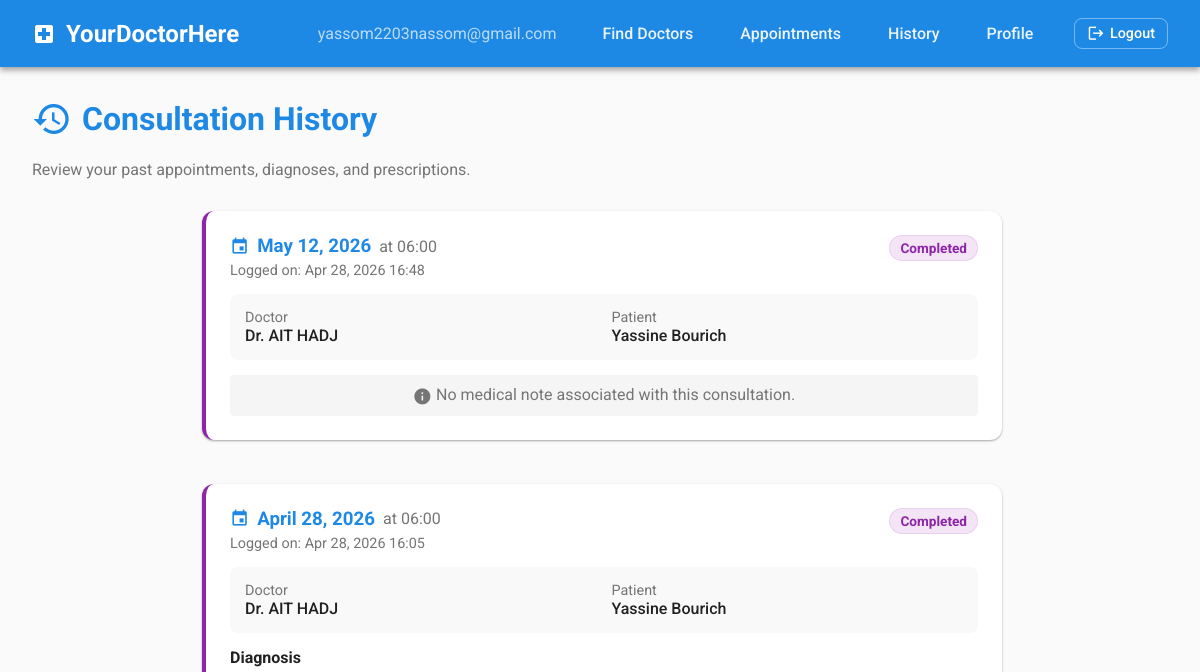
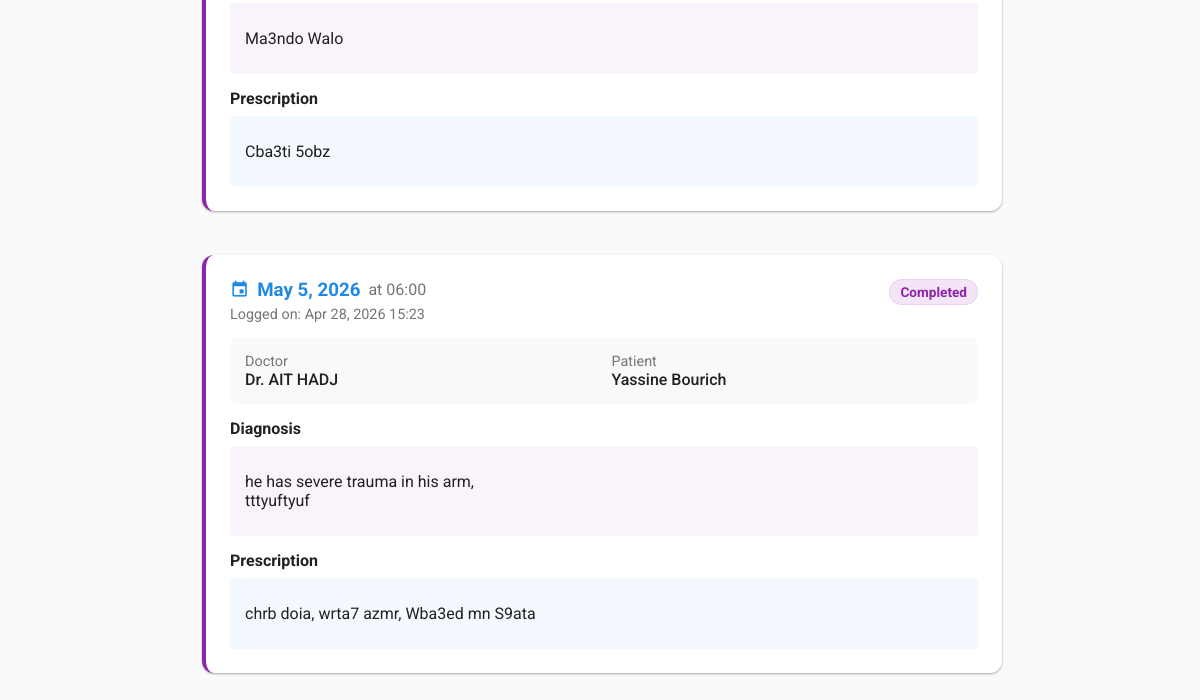
Page /medical/patients/me/history/ (signed in) on the earlier database version (2 pictures, top to bottom).
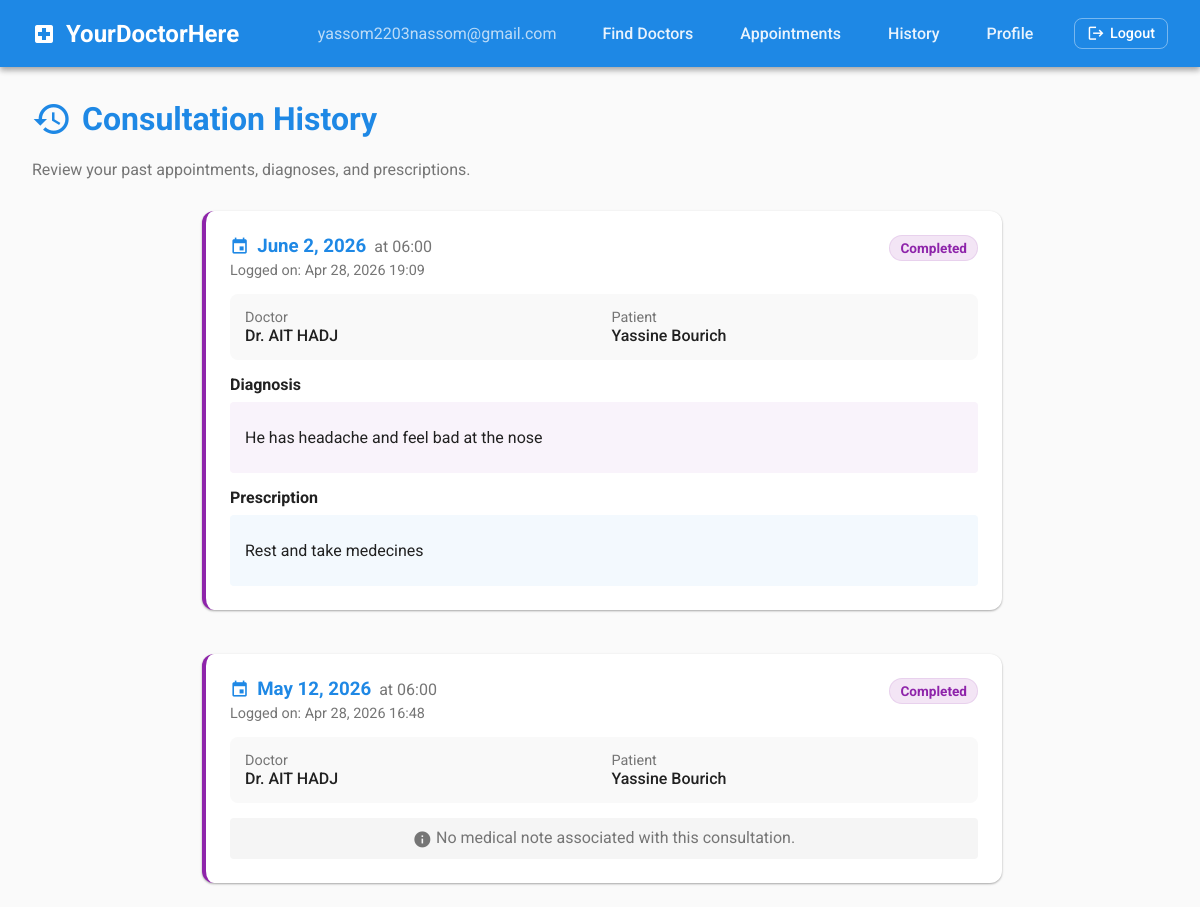
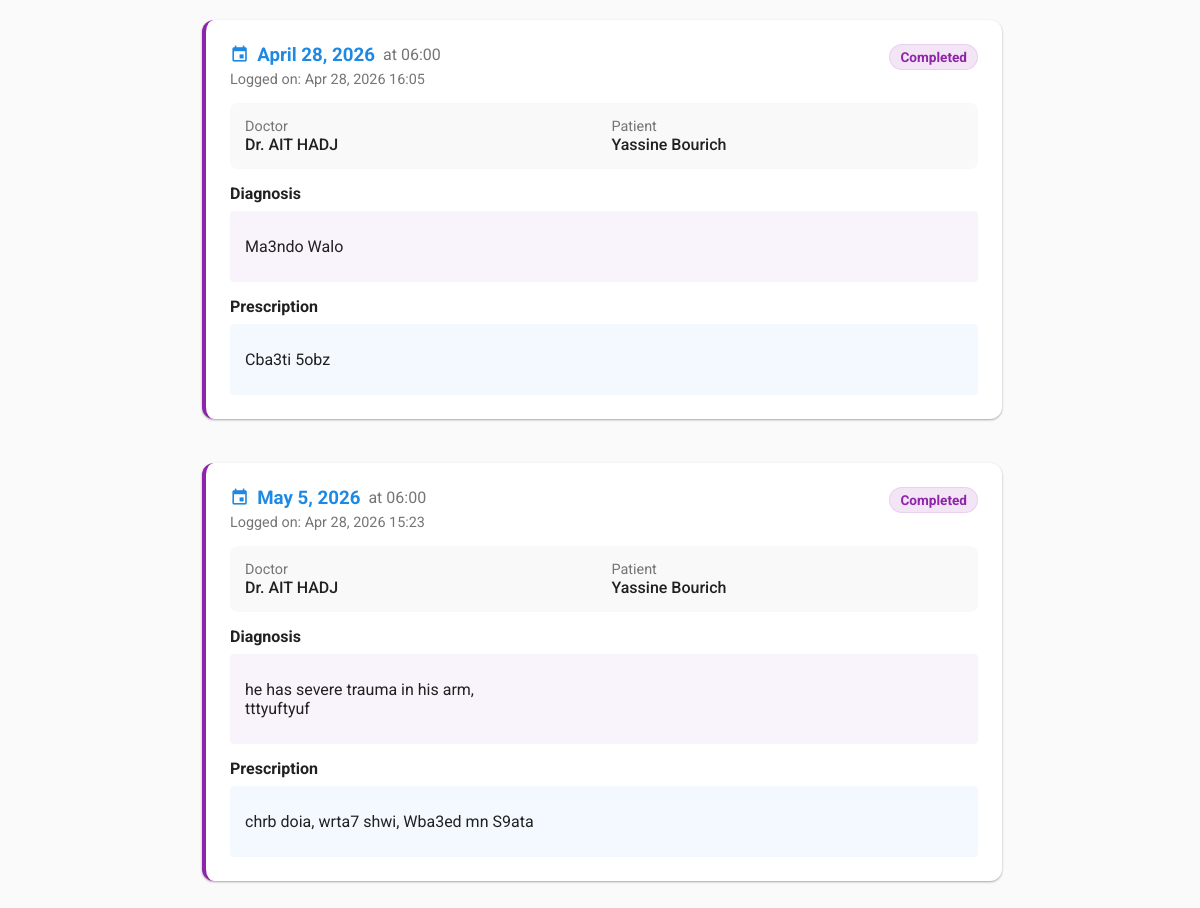
Same page on the later database version (2 pictures, top to bottom).
### users/models.py (models this page shows, shortened)
class User(AbstractUser):
    username = None
    email = models.EmailField(unique=True)
    entity = models.CharField(choices=Entity.choices, default=Entity.PATIENT)
    is_active = models.BooleanField(default=True)
    is_email_verified = models.BooleanField(default=False)
    USERNAME_FIELD = 'email'
    REQUIRED_FIELDS = ['entity']
    objects = UserManager()

class BaseProfile(models.Model):
    uuid = models.UUIDField(default=uuid.uuid4, editable=False, unique=True)
    first_name = models.CharField(max_length=50)
    last_name = models.CharField(max_length=50)
    avatar = models.ImageField(upload_to='avatars/%Y/%m', null=True, blank=True)
    Nationality = CountryField(blank_label='(select country)', default='MA')
    tel = models.CharField(max_length=20)
    address = models.TextField()
    class Meta:
        abstract = True

class Doctor(BaseProfile):
    user = models.OneToOneField(
        User,
        on_delete=models.CASCADE,
        related_name='doctor',
    )
    specialty = models.CharField(max_length=200, null=True, blank=True)
    license_number = models.CharField(max_length=50, unique = True)
    consultation_fee = models.DecimalField(max_digits=10, decimal_places=2)
    city = models.CharField(max_length=100)
    bio = models.TextField()
    is_verified = models.BooleanField(default=False)

class Patient(BaseProfile):
    user = models.OneToOneField(
        User,
        on_delete=models.CASCADE,
        related_name='patient',
    )
    birth_date = models.DateField(null=True, blank=True)
    gender = models.CharField(max_length=20, choices=Gender.choices, default=None)
    def __str__(self):
        return f"{self.first_name} {self.last_name}".strip()

### medical/models.py (models this page shows, shortened)
class PatientHistory(models.Model):
    at = models.DateTimeField(auto_now_add=True)
    patient = models.ForeignKey(
        'users.Patient',
        on_delete=models.PROTECT,
        related_name='history'
    )
    appointment = models.OneToOneField(
        Appointment,
        on_delete=models.PROTECT,
        related_name='history_entry'
    )
    class Meta:
        ordering = ['-at']

class Appointment(models.Model):
    uuid = models.UUIDField(default=uuid.uuid4, editable=False, unique=True)
    STATUS_CHOICES = [
        ('requested', 'Requested'),
        ('confirmed', 'Confirmed'),
        ('completed', 'Completed'),
        ('cancelled', 'Cancelled'),
    ]
    patient = models.ForeignKey(
        'users.Patient',
        on_delete=models.CASCADE,
        related_name='appointments'
    )
    doctor = models.ForeignKey(
        'users.Doctor',
        on_delete=models.CASCADE,
        related_name='appointments'
    )
    date = models.DateField()
    time_slot = models.TimeField()
    status = models.CharField(
        max_length=20,
        choices=STATUS_CHOICES,
        default='requested'
    )
    reason = models.TextField(blank=True)
    created_at = models.DateTimeField(auto_now_add=True)
    class Meta:
        ordering = ['-date', '-time_slot']
        constraints = [
            models.UniqueConstraint(
                fields=['doctor', 'date', 'time_slot'],
                condition=~Q(status='cancelled'),
                name='unique_active_appointment_per_doctor_slot',
            ),
        ]

class MedicalNote(models.Model):
    appointment = models.OneToOneField(
        Appointment,
        on_delete=models.CASCADE,
        related_name='note'
    )
    diagnosis = models.TextField()
    prescription = models.TextField(blank=True)
    created_at = models.DateTimeField(auto_now_add=True)
    updated_at = models.DateTimeField(auto_now=True)

### medical/views.py (the view)
# urls.py: path('patients/me/history/', views.my_history, name='my_history'),
@login_required
def my_history(request):
    history_entries = PatientHistory.objects.select_related(
        'patient',
        'appointment',
        'appointment__doctor',
        'appointment__note',
    )
    if request.user.entity == entities.PATIENT:
        patient = _current_patient(request.user)
        history_entries = history_entries.filter(patient=patient)
    elif request.user.entity == entities.DOCTOR:
        doctor = _current_doctor(request.user)
        history_entries = history_entries.filter(appointment__doctor=doctor)
    else:
        messages.error(request, "This account cannot access consultation history.")
        return redirect('home')
    return render(request, 'medical/my_history.html', {
        'history_entries': history_entries,
    })

### medical/views.py (called while the page is built)
def _current_patient(user):
    return Patient.objects.filter(user=user).first()

### medical/templates/medical/my_history.html (shortened to what this page needs)
{% extends 'base.html' %}
{% block content %}
<div style="margin-bottom: 2rem;">
    <h1 style="color: var(--primary-blue); display: flex; align-items: center; gap: 10px;">
        <span class="material-icons" style="font-size: 2.5rem;">history</span>
        Consultation History
    </h1>
    <p style="color: var(--text-secondary);">Review your past appointments, diagnoses, and prescriptions.</p>
</div>
{% if history_entries %}
    <div style="display: flex; flex-direction: column; gap: 20px; max-width: 800px; margin: 0 auto;">
    {% for entry in history_entries %}
        <div class="card" style="border-left: 4px solid var(--accent-purple); padding: 1.5rem;">
            <div style="display: flex; justify-content: space-between; align-items: flex-start; margin-bottom: 15px;">
                <div>
                    <h3 style="margin: 0 0 5px 0; color: var(--primary-blue); display: flex; align-items: center; gap: 8px;">
                        <span class="material-icons" style="font-size: 1.2rem;">event</span> {{ entry.appointment.date }}
                        <span style="font-weight: normal; font-size: 1rem; color: var(--text-secondary);">at {{ entry.appointment.time_slot|time:"H:i" }}</span>
                    </h3>
                    <p style="margin: 0; color: var(--text-secondary); font-size: 0.9rem;">
                        Logged on: {{ entry.at|date:'M d, Y H:i' }}
                    </p>
                </div>
                <span class="badge status-{{ entry.appointment.status }}">{{ entry.appointment.get_status_display }}</span>
            </div>
            <div style="display: grid; grid-template-columns: 1fr 1fr; gap: 15px; margin-bottom: 15px; background-color: #f9f9f9; padding: 15px; border-radius: 8px;">
                <div>
                    <p style="margin: 0; font-size: 0.9rem; color: var(--text-secondary);">Doctor</p>
                    <p style="margin: 0; font-weight: 500;">Dr. {{ entry.appointment.doctor.last_name }}</p>
                </div>
                <div>
                    <p style="margin: 0; font-size: 0.9rem; color: var(--text-secondary);">Patient</p>
                    <p style="margin: 0; font-weight: 500;">{{ entry.patient }}</p>
                </div>
            </div>
            {% if entry.appointment.note %}
                <div style="margin-top: 15px;">
                    <h4 style="margin-bottom: 8px; color: var(--text-primary); font-size: 1rem;">Diagnosis</h4>
                    <div style="background-color: rgba(142, 36, 170, 0.05); padding: 10px 15px; border-radius: 4px; margin-bottom: 15px;">
                        {{ entry.appointment.note.diagnosis|linebreaks }}
                    </div>
                    <h4 style="margin-bottom: 8px; color: var(--text-primary); font-size: 1rem;">Prescription</h4>
                    <div style="background-color: rgba(30, 136, 229, 0.05); padding: 10px 15px; border-radius: 4px;">
                        {{ entry.appointment.note.prescription|default:'<em style="color: #999;">No prescription provided.</em>'|linebreaks }}
                    </div>
                </div>
            {% else %}
                <div style="margin-top: 15px; padding: 10px; text-align: center; background-color: #f5f5f5; border-radius: 4px; color: var(--text-secondary);">
                    <span class="material-icons" style="vertical-align: middle; font-size: 1.2rem;">info</span> No medical note associated with this consultation.
                </div>
            {% endif %}
        </div>
    {% endfor %}
    </div>
{% endif %}
{% endblock %}

### templates/base.html (shortened to what this page needs)
{% load static %}
<!DOCTYPE html>
<html lang="en">
<head>
    <link rel="stylesheet" href="{% static 'css/style.css' %}">
</head>
<body>
    <header class="navbar">
        <a href="{% url 'home' %}" class="navbar-brand">
            <span class="material-icons">local_hospital</span>
            YourDoctorHere
        </a>
        <nav class="navbar-nav">
            {% if user.is_authenticated %}
                <span style="color: rgba(255,255,255,0.7); margin-right: 15px;">
                    {{ user.email }}
                </span>
                {% if user.entity == 'Patient' %}
                    <a href="{% url 'medical_doctor_directory' %}">Find Doctors</a>
                    <a href="{% url 'my_appointments' %}">Appointments</a>
                    <a href="{% url 'my_history' %}">History</a>
                    <a href="{% url 'patient_profile' user.patient.uuid %}">Profile</a>
                {% elif user.entity == 'Doctor' %}
                    <a href="{% url 'my_appointments' %}">Appointments</a>
                    <a href="{% url 'my_slots' %}">My Slots</a>
                    <a href="{% url 'my_history' %}">Consultations</a>
                    <a href="{% url 'doctor_profile' user.doctor.uuid %}">Profile</a>
                {% endif %}
                <a href="{% url 'logout' %}" style="margin-left: 10px; font-size: 0.9rem; padding: 6px 12px; border: 1px solid rgba(255,255,255,0.4); color: white; display: flex; align-items: center; gap: 5px; background: none; border-radius: 8px; text-decoration: none; transition: all 0.3s;">
                    <span class="material-icons" style="font-size: 1.1rem;">logout</span> Logout
                </a>
            {% else %}
                <a href="{% url 'login' %}">Login</a>
                <a href="{% url 'registration' %}">Register</a>
            {% endif %}
        </nav>
    </header>
    <main class="container">
        {% block content %}{% endblock %}
    </main>
</body>
</html>

### static/css/style.css (style rules this page uses)
:root { --primary-blue: #1E88E5; --secondary-blue: #0288D1; --accent-purple: #8E24AA; --bg-color: #FAFAFA; --text-primary: #212121; --text-secondary: #757575; --surface-color: #FFFFFF; --border-radius: 12px; --shadow-elevation-1: 0 1px 3px rgba(0,0,0,0.12), 0 1px 2px rgba(0,0,0,0.24); --shadow-elevation-2: 0 3px 6px rgba(0,0,0,0.16), 0 3px 6px rgba(0,0,0,0.23); --shadow-elevation-3: 0 10px 20px rgba(0,0,0,0.19), 0 6px 6px rgba(0,0,0,0.23); --transition-speed: 0.3s; --success-color: #4CAF50; --error-color: #F44336; --info-color: #2196F3; --warning-color: #FF9800; }
body { font-family: 'Roboto', 'Inter', sans-serif; background-color: var(--bg-color); color: var(--text-primary); margin: 0; padding: 0; min-height: 100vh; display: flex; flex-direction: column; }
.navbar { background-color: var(--primary-blue); color: white; box-shadow: var(--shadow-elevation-2); padding: 1rem 2rem; display: flex; justify-content: space-between; align-items: center; }
.navbar-brand { color: white; text-decoration: none; font-size: 1.5rem; font-weight: bold; display: flex; align-items: center; gap: 10px; }
.navbar-nav { display: flex; gap: 15px; align-items: center; }
.navbar-nav a { color: rgba(255, 255, 255, 0.9); text-decoration: none; font-weight: 500; padding: 8px 16px; border-radius: var(--border-radius); transition: background-color var(--transition-speed); }
.container { max-width: 1400px; width: 95%; margin: 0 auto; padding: 2rem; flex-grow: 1; animation: fadeIn 0.4s ease-out forwards; }
h1, h2, h3, h4, h5, h6 { color: var(--text-primary); margin-top: 0; }
a { color: var(--secondary-blue); text-decoration: none; transition: color var(--transition-speed); }
.card { background-color: var(--surface-color); border-radius: var(--border-radius); box-shadow: var(--shadow-elevation-1); padding: 1.5rem; margin-bottom: 1.5rem; transition: box-shadow var(--transition-speed), transform var(--transition-speed); }
.badge { display: inline-block; padding: 4px 10px; border-radius: 20px; font-size: 0.85rem; font-weight: bold; }
.status-completed { background-color: #F3E5F5; color: var(--accent-purple); border: 1px solid rgba(142, 36, 170, 0.1); }

Differences in the rows shown:
added PatientHistory: appointment "June 2, 2026", appointment.time_slot "06:00", at "Apr 28, 2026 19:09", appointment.status "Completed", appointment.doctor.last_name "AIT HADJ", patient "Yassine Bourich", appointment.note.diagnosis "He has headache and feel bad at the nose", appointment.note.prescription "Rest and take medecines"
changed through a linked row, PatientHistory "he has severe trauma in his arm, tttyuftyuf": appointment.note.prescription "chrb doia, wrta7 azmr, Wba3ed mn S9ata" → "chrb doia, wrta7 shwi, Wba3ed mn S9ata"
